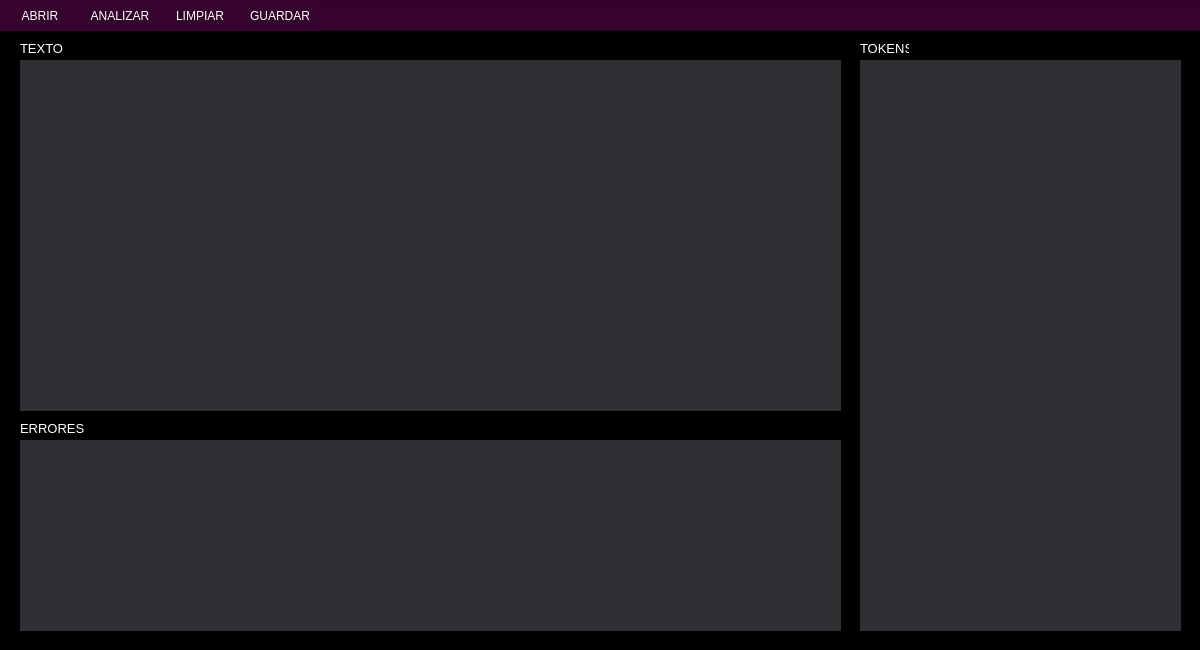
<?xml version="1.0" encoding="UTF-8"?>
<ui version="4.0">
 <class>Analizador</class>
 <widget class="QWidget" name="Analizador">
  <property name="geometry">
   <rect>
    <x>0</x>
    <y>0</y>
    <width>1200</width>
    <height>650</height>
   </rect>
  </property>
  <property name="minimumSize">
   <size>
    <width>1200</width>
    <height>650</height>
   </size>
  </property>
  <property name="maximumSize">
   <size>
    <width>1200</width>
    <height>650</height>
   </size>
  </property>
  <property name="windowTitle">
   <string>Analizador</string>
  </property>
  <property name="styleSheet">
   <string notr="true">background-color: rgb(0, 0, 0);</string>
  </property>
  <widget class="QTextEdit" name="txtTexto">
   <property name="geometry">
    <rect>
     <x>20</x>
     <y>60</y>
     <width>821</width>
     <height>351</height>
    </rect>
   </property>
   <property name="font">
    <font>
     <pointsize>11</pointsize>
    </font>
   </property>
   <property name="styleSheet">
    <string notr="true">background-color: rgb(46, 48, 51);
color: rgb(255, 255, 255);
border: none;</string>
   </property>
  </widget>
  <widget class="QTextEdit" name="txtErrores">
   <property name="geometry">
    <rect>
     <x>20</x>
     <y>440</y>
     <width>821</width>
     <height>191</height>
    </rect>
   </property>
   <property name="font">
    <font>
     <pointsize>11</pointsize>
    </font>
   </property>
   <property name="styleSheet">
    <string notr="true">background-color: rgb(46, 48, 51);
color: rgb(255, 255, 255);
border: none;</string>
   </property>
   <property name="readOnly">
    <bool>true</bool>
   </property>
  </widget>
  <widget class="QTextEdit" name="txtToken">
   <property name="geometry">
    <rect>
     <x>860</x>
     <y>60</y>
     <width>321</width>
     <height>571</height>
    </rect>
   </property>
   <property name="font">
    <font>
     <pointsize>11</pointsize>
    </font>
   </property>
   <property name="styleSheet">
    <string notr="true">background-color: rgb(46, 48, 51);
color: rgb(255, 255, 255);
border: none;</string>
   </property>
   <property name="readOnly">
    <bool>true</bool>
   </property>
  </widget>
  <widget class="QFrame" name="frame">
   <property name="geometry">
    <rect>
     <x>0</x>
     <y>0</y>
     <width>1201</width>
     <height>31</height>
    </rect>
   </property>
   <property name="styleSheet">
    <string notr="true">background-color: rgb(54, 3, 47);</string>
   </property>
   <property name="frameShape">
    <enum>QFrame::StyledPanel</enum>
   </property>
   <property name="frameShadow">
    <enum>QFrame::Raised</enum>
   </property>
   <widget class="QPushButton" name="btnGuardar">
    <property name="geometry">
     <rect>
      <x>240</x>
      <y>0</y>
      <width>80</width>
      <height>31</height>
     </rect>
    </property>
    <property name="styleSheet">
     <string notr="true">color: rgb(255, 255, 255);
border: none;</string>
    </property>
    <property name="text">
     <string>GUARDAR</string>
    </property>
   </widget>
   <widget class="QPushButton" name="btnLimpiar">
    <property name="geometry">
     <rect>
      <x>160</x>
      <y>0</y>
      <width>80</width>
      <height>31</height>
     </rect>
    </property>
    <property name="styleSheet">
     <string notr="true">color: rgb(255, 255, 255);
border: none;
</string>
    </property>
    <property name="text">
     <string>LIMPIAR</string>
    </property>
   </widget>
   <widget class="QPushButton" name="btnAnalizar">
    <property name="geometry">
     <rect>
      <x>80</x>
      <y>0</y>
      <width>80</width>
      <height>31</height>
     </rect>
    </property>
    <property name="styleSheet">
     <string notr="true">color: rgb(255, 255, 255);
border: none;</string>
    </property>
    <property name="text">
     <string>ANALIZAR</string>
    </property>
   </widget>
   <widget class="QPushButton" name="btnAbrir">
    <property name="geometry">
     <rect>
      <x>0</x>
      <y>0</y>
      <width>80</width>
      <height>31</height>
     </rect>
    </property>
    <property name="minimumSize">
     <size>
      <width>80</width>
      <height>0</height>
     </size>
    </property>
    <property name="maximumSize">
     <size>
      <width>80</width>
      <height>16777215</height>
     </size>
    </property>
    <property name="styleSheet">
     <string notr="true">color: rgb(255, 255, 255);
border: none;</string>
    </property>
    <property name="text">
     <string>ABRIR</string>
    </property>
   </widget>
  </widget>
  <widget class="QLabel" name="label">
   <property name="geometry">
    <rect>
     <x>860</x>
     <y>40</y>
     <width>49</width>
     <height>16</height>
    </rect>
   </property>
   <property name="font">
    <font>
     <pointsize>10</pointsize>
    </font>
   </property>
   <property name="styleSheet">
    <string notr="true">color: rgb(255, 255, 255);</string>
   </property>
   <property name="text">
    <string>TOKENS</string>
   </property>
  </widget>
  <widget class="QLabel" name="label_2">
   <property name="geometry">
    <rect>
     <x>20</x>
     <y>40</y>
     <width>49</width>
     <height>16</height>
    </rect>
   </property>
   <property name="font">
    <font>
     <pointsize>10</pointsize>
    </font>
   </property>
   <property name="styleSheet">
    <string notr="true">color: rgb(255, 255, 255);</string>
   </property>
   <property name="text">
    <string>TEXTO</string>
   </property>
  </widget>
  <widget class="QLabel" name="label_3">
   <property name="geometry">
    <rect>
     <x>20</x>
     <y>420</y>
     <width>71</width>
     <height>16</height>
    </rect>
   </property>
   <property name="font">
    <font>
     <pointsize>10</pointsize>
    </font>
   </property>
   <property name="styleSheet">
    <string notr="true">color: rgb(255, 255, 255);</string>
   </property>
   <property name="text">
    <string>ERRORES</string>
   </property>
  </widget>
 </widget>
 <resources/>
 <connections/>
</ui>
